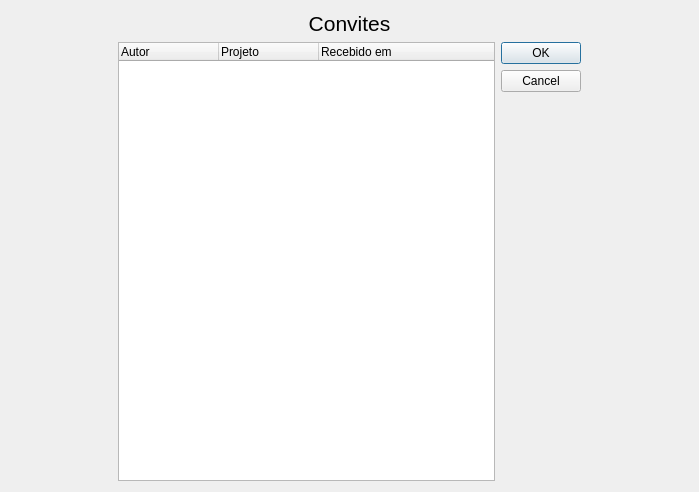
<?xml version="1.0" encoding="UTF-8"?>
<ui version="4.0">
 <class>Invites</class>
 <widget class="QWidget" name="Invites">
  <property name="windowModality">
   <enum>Qt::WindowModal</enum>
  </property>
  <property name="geometry">
   <rect>
    <x>0</x>
    <y>0</y>
    <width>699</width>
    <height>492</height>
   </rect>
  </property>
  <property name="windowTitle">
   <string>Form</string>
  </property>
  <layout class="QGridLayout" name="gridLayout">
   <item row="0" column="0">
    <widget class="QLabel" name="lblTitle">
     <property name="text">
      <string>&lt;html&gt;&lt;head/&gt;&lt;body&gt;&lt;p align=&quot;center&quot;&gt;&lt;span style=&quot; font-size:16pt;&quot;&gt;Convites&lt;/span&gt;&lt;/p&gt;&lt;/body&gt;&lt;/html&gt;</string>
     </property>
    </widget>
   </item>
   <item row="1" column="0">
    <layout class="QHBoxLayout" name="horizontalLayout">
     <item>
      <widget class="QTreeWidget" name="tree">
       <property name="maximumSize">
        <size>
         <width>377</width>
         <height>16777215</height>
        </size>
       </property>
       <column>
        <property name="text">
         <string>Autor</string>
        </property>
       </column>
       <column>
        <property name="text">
         <string>Projeto</string>
        </property>
       </column>
       <column>
        <property name="text">
         <string>Recebido em</string>
        </property>
       </column>
      </widget>
     </item>
     <item>
      <widget class="QDialogButtonBox" name="btnBox">
       <property name="orientation">
        <enum>Qt::Vertical</enum>
       </property>
       <property name="standardButtons">
        <set>QDialogButtonBox::Cancel|QDialogButtonBox::Ok</set>
       </property>
      </widget>
     </item>
    </layout>
   </item>
  </layout>
 </widget>
 <resources/>
 <connections/>
</ui>
